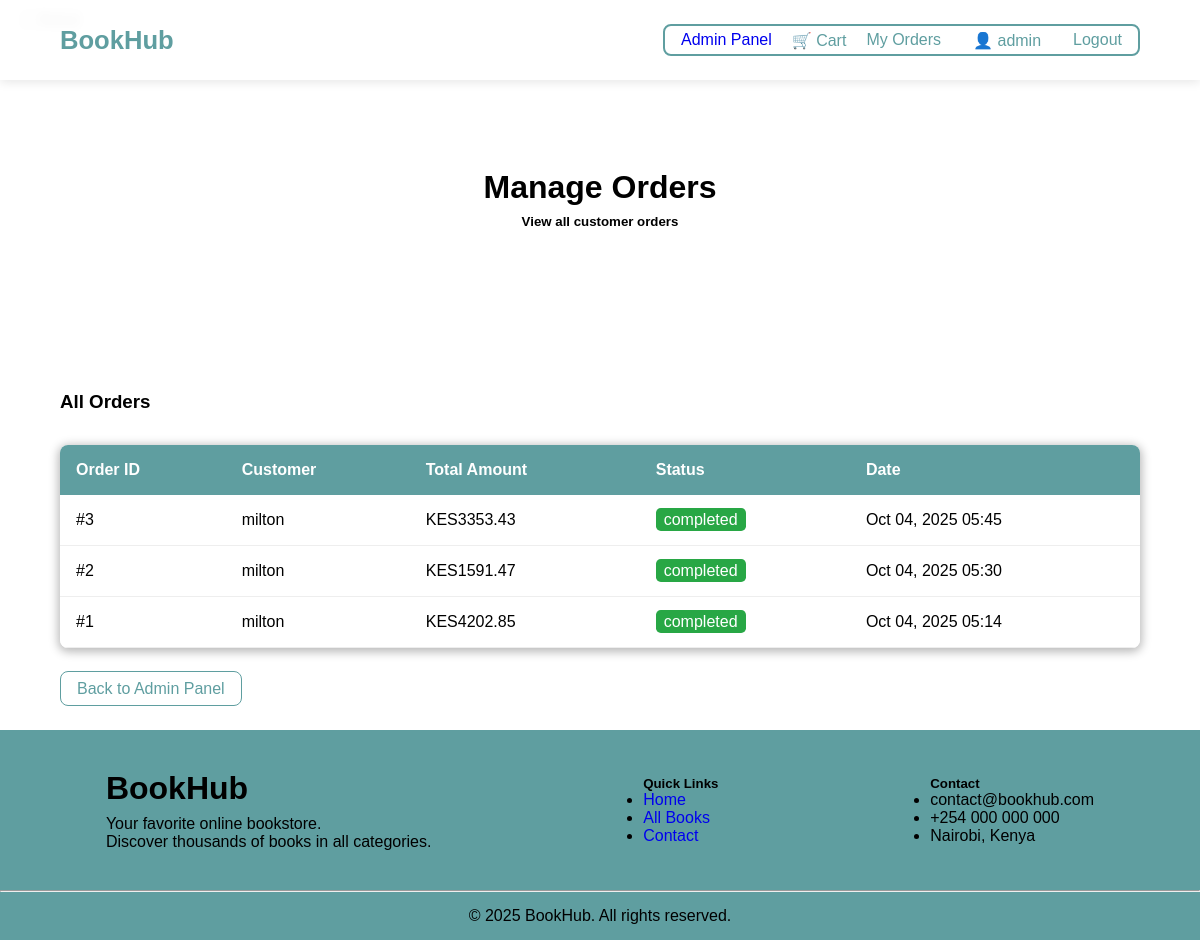
The app's page /admin-panel/orders/ (signed in), older data.
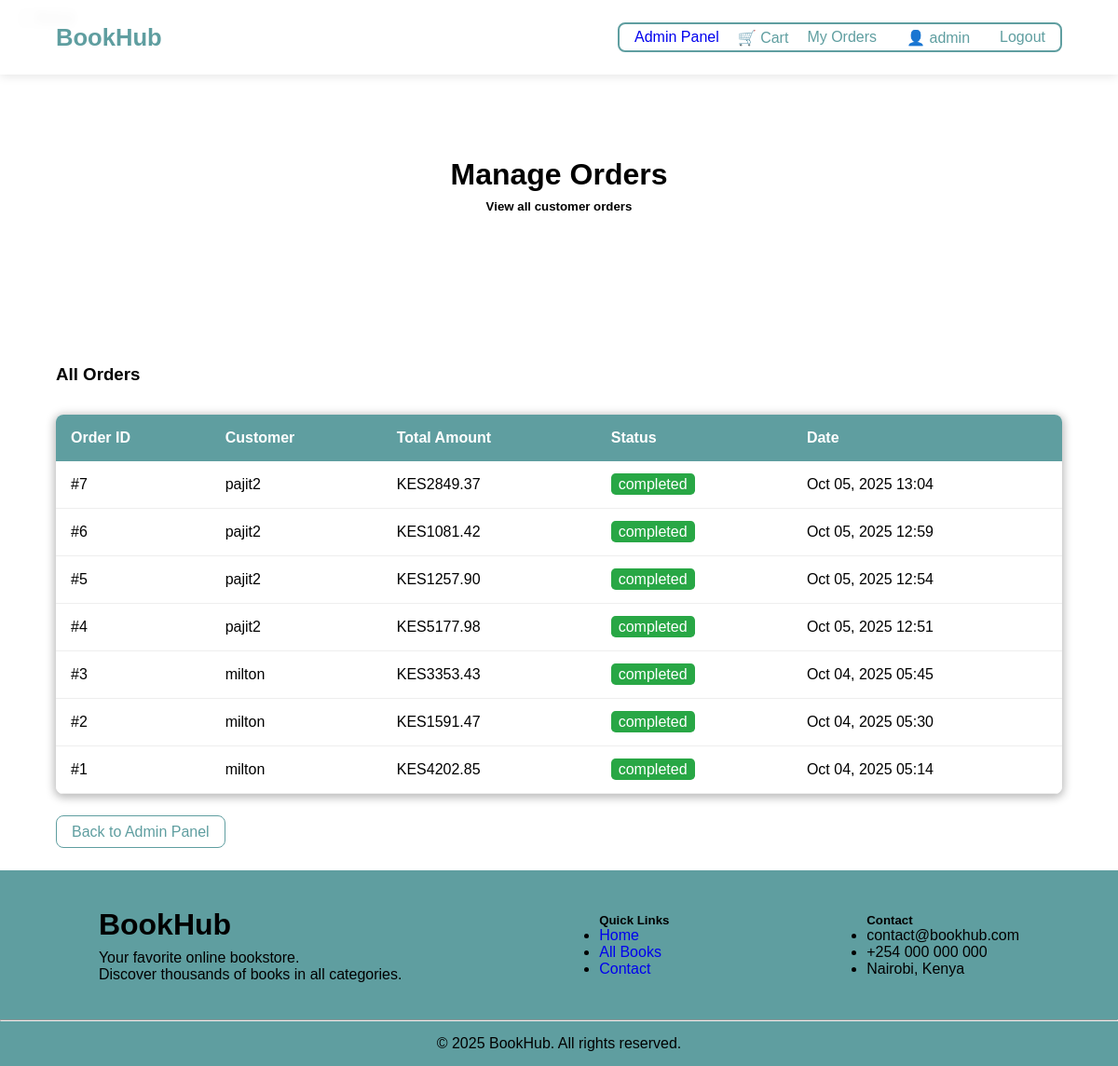
The same page, newer data.
### core/models.py (models this page shows)
class Order(models.Model):
    STATUS_CHOICES = (
        ('pending', 'Pending'),
        ('confirmed', 'Confirmed'),
        ('shipped', 'Shipped'),
        ('delivered', 'Delivered'),
        ('cancelled', 'Cancelled'),
    )
    user = models.ForeignKey(User, on_delete=models.CASCADE)
    order_number = models.CharField(max_length=20, unique=True)
    total_amount = models.DecimalField(max_digits=10, decimal_places=2)
    status = models.CharField(max_length=20, choices=STATUS_CHOICES, default='pending')
    shipping_address = models.TextField()
    created_at = models.DateTimeField(auto_now_add=True)
    updated_at = models.DateTimeField(auto_now=True)

class User(AbstractUser):
    ROLE_CHOICES = (
        ('customer', 'Customer'),
        ('admin', 'Administrator'),
    )
    role = models.CharField(max_length=20, choices=ROLE_CHOICES, default='customer')
    phone_number = models.CharField(max_length=15, blank=True)
    address = models.TextField(blank=True)
    created_at = models.DateTimeField(auto_now_add=True)

### core/views.py (the view)
# urls.py: path('admin-panel/orders/', views.admin_orders, name='admin_orders'),
@user_passes_test(is_admin)
def admin_orders(request):
    orders = Order.objects.all().order_by('-created_at')
    return render(request, 'core/admin_orders.html', {'orders': orders})

### core/views.py (called while the page is built)
def is_admin(user):
    return user.is_authenticated and (user.is_superuser or user.role == 'admin')

### core/templates/core/admin_orders.html (shortened to what this page needs)
{% extends 'core/base.html' %}
{% block content %}
<div class="title">
    <h1>Manage Orders</h1>
    <h5>View all customer orders</h5>
</div>
<div style="width: 90%; margin: 0 auto; padding: 2rem 0;">
    <div style="margin-bottom: 2rem;">
        <h3>All Orders</h3>
    </div>
    <div style="overflow-x: auto; box-shadow: 0px 2px 10px 2px rgba(0, 0, 0, 0.274); border-radius: 0.5rem;">
        <table style="width: 100%; border-collapse: collapse; background: white;">
            <thead style="background-color: cadetblue; color: white;">
                <tr>
                    <th style="padding: 1rem; text-align: left;">Order ID</th>
                    <th style="padding: 1rem; text-align: left;">Customer</th>
                    <th style="padding: 1rem; text-align: left;">Total Amount</th>
                    <th style="padding: 1rem; text-align: left;">Status</th>
                    <th style="padding: 1rem; text-align: left;">Date</th>
                </tr>
            </thead>
            <tbody>
                {% for order in orders %}
                <tr style="border-bottom: 1px solid #eee;">
                    <td style="padding: 1rem;">#{{ order.id }}</td>
                    <td style="padding: 1rem;">{{ order.user.username }}</td>
                    <td style="padding: 1rem;">KES{{ order.total_amount }}</td>
                    <td style="padding: 1rem;">
                        <span style="padding: 0.2rem 0.5rem; border-radius: 0.3rem; {% if order.status == 'completed' %}background-color: #28a745; color: white;{% elif order.status == 'pending' %}background-color: #ffc107; color: black;{% else %}background-color: #6c757d; color: white;{% endif %}">
                            {{ order.get_status_display }}
                        </span>
                    </td>
                    <td style="padding: 1rem;">{{ order.created_at|date:"M d, Y H:i" }}</td>
                </tr>
                {% empty %}
                <tr>
                    <td colspan="5" style="padding: 2rem; text-align: center;">No orders found.</td>
                </tr>
                {% endfor %}
            </tbody>
        </table>
    </div>
    <div style="margin-top: 2rem;">
        <a href="{% url 'admin_panel' %}" style="border: solid 1px cadetblue; color: cadetblue; padding: 0.5rem 1rem; border-radius: 0.5rem; text-decoration: none;">Back to Admin Panel</a>
    </div>
</div>
{% endblock %}

Row changes from the older to the newer data that the page shows:
added Order: id "7", user.username "pajit2", total_amount "2849.37", status "completed", created_at "Oct 05, 2025 13:04"
added Order: id "6", user.username "pajit2", total_amount "1081.42", status "completed", created_at "Oct 05, 2025 12:59"
added Order: id "5", user.username "pajit2", total_amount "1257.90", status "completed", created_at "Oct 05, 2025 12:54"
added Order: id "4", user.username "pajit2", total_amount "5177.98", status "completed", created_at "Oct 05, 2025 12:51"
